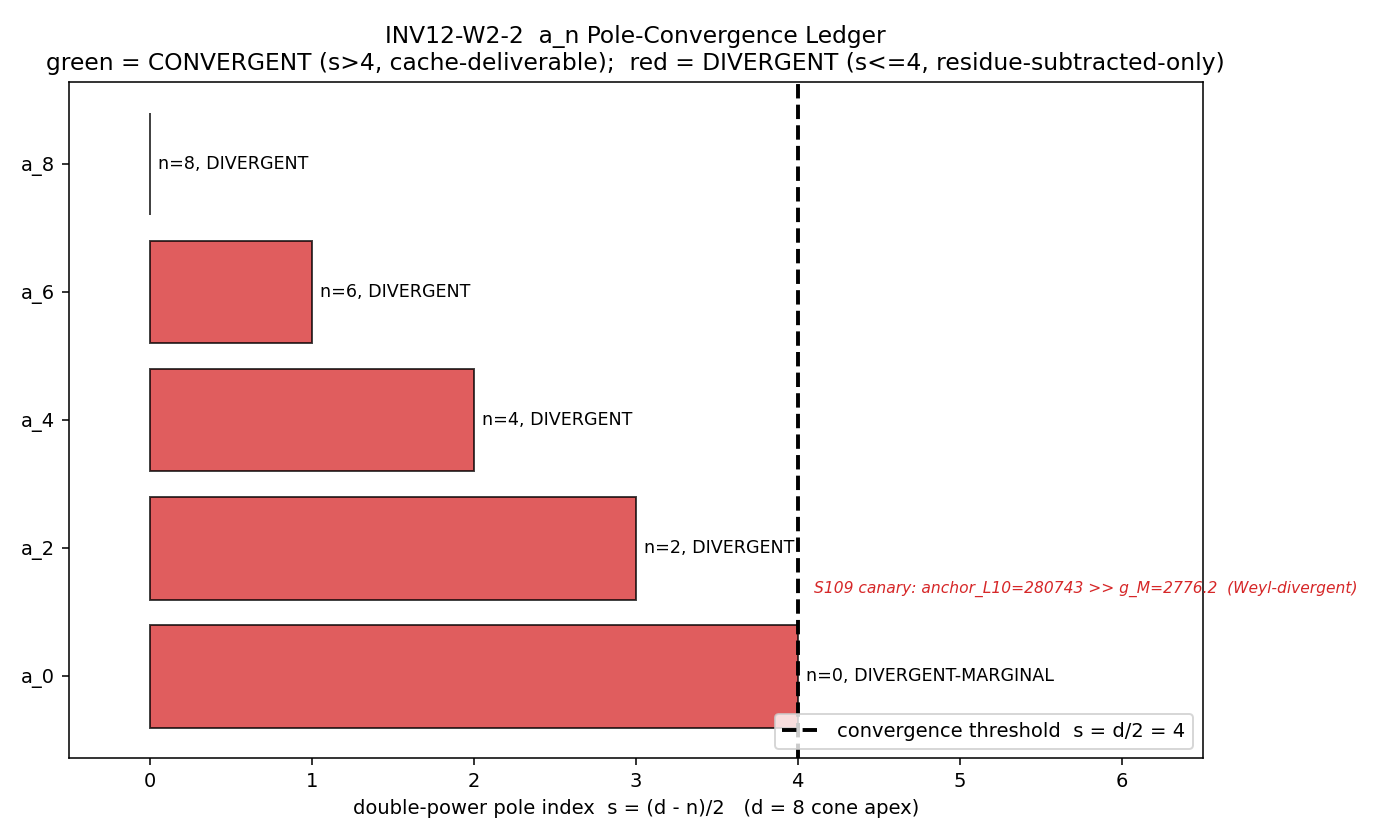

Source code (Python):
#!/usr/bin/env python3
"""
INV12-W2-2-A-N-POLE-CONVERGENCE-AUDIT  [AUDIT]  (investigation track 12, Wave 2)
================================================================================

Owner: van-den-dungen-bridge-theorist
Gate spec: sessions/investigation/investigation-12/investigation-12-plan-w2.md  §W2-2

PURPOSE (one-pass classification audit; NO new physics — bookkeeping per my survey
next-step 2). For every load-bearing canonical a_n, emit the
    (pole_in_s, curvature_grade n = d - 2s, convergent? := [s > d/2])
tag under the CM-1995 dimension spectrum at d=8 (the cone-apex dimension of the
M^4 x SU(3) Mellin cone), in BOTH the double-power and single-power conventions
per regulator-pin-discipline.md  §"Mellin Pole-Set Labeling".

The ledger separates:
  (i)   convergent-pole RESIDUES (s > d/2 = 4): the L_max=10/12 cache genuinely
        delivers the L->inf partial-sum limit;
  (ii)  divergent-pole RESIDUES (s <= d/2 = 4): residue-subtracted ANALYTIC
        CONTINUATIONS at meromorphic poles where the shell sum L^{d-2s} diverges —
        the cache does NOT deliver them as partial-sum limits;
  (iii) NON-RESIDUE structural invariants (R_K Koszul curvature, gauge-module
        K-theory rank): these are L-stable for an ENTIRELY DIFFERENT reason
        (they are not analytic continuations at all — they have no pole_in_s).

The a2 CANARY (double-power s=3, n=2, s<4 -> DIVERGENT) is cross-validated against
the published S109-VIICB-ZETA-NATIVE-LEVEL-3 verdict (is_weyl_divergent=True,
anchor_L10=280743 vs g_M=2776.165389, ~10^5x miss from above).

VERDICT (gate spec PASS criterion): ledger-complete (every load-bearing a_n tagged
with a non-ambiguous triple in both conventions) AND a2 reproduces the S109
DIVERGENT verdict. INFO payload = COUNT of divergent-pole residue-subtracted-only
a_n among the load-bearing set.

This is [AUDIT], NOT [SIGN]: NO 3-tuple emission.

Substrate framing: GEOMETRIC. The pole status is a property of the D_K spectrum's
growth, not of any external regulator choice. Direction is substrate-first
throughout: D_K eigenvalues -> spectral zeta residues -> emergent a_n.
"""

import os
os.environ.setdefault('OMP_NUM_THREADS', '8')   # (local) pure bookkeeping; no matrix ops
os.environ.setdefault('MKL_NUM_THREADS', '8')   # (local)

import sys
import json
import hashlib
from pathlib import Path
import numpy as np
import matplotlib
matplotlib.use("Agg")
import matplotlib.pyplot as plt

# ---- _shared on path BEFORE the canonical import ------------------------------
# This script lives in computations/investigation-12/ (a sibling of session-N/);
# _shared (canonical_constants.py) must be importable BEFORE the canonical import.
_SESSION_DIR = Path(__file__).resolve().parent       # (local) computations/investigation-12/
_SHARED_DIR = _SESSION_DIR.parent / "_shared"        # (local) computations/_shared/
sys.path.insert(0, str(_SHARED_DIR))

# ---- Canonical constants (MANDATORY import; never hardcode) -------------------
# a_n^{zeta} canonical Seeley-DeWitt zeta-regulated values (S88 A-N-FW-CANONICALIZATION)
from canonical_constants import (
    a_0_FW_zeta,   # 6440.0          (S88; a0 -> Lambda, cosmological term)
    a_2_FW_zeta,   # 2776.165389     (S88; a2 -> G_N, Einstein-Hilbert)
    a_4_FW_zeta,   # 1350.7216       (S75; a4 -> Yang-Mills + Higgs quartic)
    a_6_FW_zeta,   # 765.594         (S96; higher-order EFT)
    a_8_FW_zeta,   # 521.183         (S96; higher-order EFT)
)

# ==============================================================================
# SECTION 0 — Input-pin map + dual SHA (audit closure)
# ==============================================================================
SCRIPT_PATH = os.path.abspath(__file__)
HERE = os.path.dirname(SCRIPT_PATH)
CANONICAL_PATH = os.path.abspath(os.path.join(HERE, "..", "_shared", "canonical_constants.py"))
S109_VERDICT_PATH = os.path.abspath(os.path.join(HERE, "..", "session-109", "s109_gate_verdicts.txt"))


def sha256_of_file(path):
    h = hashlib.sha256()
    with open(path, "rb") as f:
        for chunk in iter(lambda: f.read(65536), b""):
            h.update(chunk)
    return h.hexdigest()


def closure_hash(pin_map):
    """SHA-256 over the ordered input-pin map (canonical audit-SHA pattern)."""
    payload = "\n".join(f"{k}={pin_map[k]}" for k in sorted(pin_map)).encode("utf-8")
    return hashlib.sha256(payload).hexdigest()


canonical_sha = sha256_of_file(CANONICAL_PATH)
script_sha = sha256_of_file(SCRIPT_PATH)
try:
    s109_sha = sha256_of_file(S109_VERDICT_PATH)
except FileNotFoundError:
    s109_sha = "MISSING"

# Log input SHAs in the first 20 lines of stdout (gate-verdicts.md protocol)
print("=" * 78)
print("INV12-W2-2-A-N-POLE-CONVERGENCE-AUDIT  [AUDIT]  (investigation track 12)")
print("=" * 78)
print(f"INPUT SHA  canonical_constants.py  = {canonical_sha}")
print(f"INPUT SHA  s109_gate_verdicts.txt  = {s109_sha}")
print(f"SCRIPT SHA                         = {script_sha}")
print("-" * 78)

# ==============================================================================
# SECTION 1 — Dimension-spectrum + pole-convention machinery (d=8 cone apex)
# ==============================================================================
#
# CM-1995 dimension spectrum for the M^4 x SU(3) Mellin cone:  d = 8 (cone-apex
# dimension; the SU(3) fiber has geometric dim 8 = dim SU(3); this is the
# d_spec_cone_apex=8 of S85 W6-13, NOT the canonical spectral-dim 3.0).
#
# Two printed-zeta power conventions (regulator-pin-discipline.md §"Mellin
# Pole-Set Labeling"), related to the curvature grade n by an EXACT integer map:
#
#   Conv. A (double-power):  zeta_D(s) = Sum_k m_k lambda_k^{-2s},  poles at s=(d-n)/2
#                            => n = d - 2s     ;  S_s(double) = {4,3,2,1,0} at d=8
#   Conv. B (single-power):  zeta_D(s) = Sum_k m_k lambda_k^{-s},   poles at s=d-n
#                            => n = d - s      ;  S_s(single) = {8,6,4,2,0} at d=8
#
# {0,2,4,6,8} is ALWAYS the curvature grade n (the CM-1995 dimension-spectrum
# label). It is the s-pole set ONLY under the single-power convention.
#
# CONVERGENCE TEST (shell-sum / Friedrich-Bär): the partial sum over D_K
# eigenvalues L^{d-2s} converges as L->inf iff Re(s) > d/2 = 4. This is the
# SAME threshold in BOTH conventions because convergence is a property of the
# underlying double-power Dirichlet series Sum m_k |lambda_k|^{-2s} (the heat
# trace), independent of the printed power convention. We apply the convergence
# test on the DOUBLE-POWER s-index s_double, which is the physical exponent of
# |lambda|^{-2 s_double} in the shell sum.
#
#   convergent(a_n)  <=>  s_double(a_n) > d/2 = 4
#
# Residue formula (S46): Res(zeta_D, s = d/2 - k) = a_{2k} / Gamma(d/2 - k),
# i.e. a_{2k} sits at the double-power pole s = d/2 - k = 4 - k.

d_cone_apex = 8           # (local) cone-apex dimension of the M^4 x SU(3) Mellin cone (S85 W6-13; T5 theorem)
d_half = d_cone_apex / 2  # (local) = 4.0; convergence threshold for the shell sum L^{d-2s}


def pole_in_s_double(n):
    """Double-power pole index: s = (d - n)/2. (curvature grade n -> s)."""
    return (d_cone_apex - n) / 2.0


def pole_in_s_single(n):
    """Single-power pole index: s = d - n."""
    return float(d_cone_apex - n)


def is_convergent(s_double):
    """Shell-sum convergence: the partial sum L^{d-2s} converges iff s > d/2.
    Applied on the DOUBLE-POWER s-index (physical exponent of |lambda|^{-2s})."""
    return bool(s_double > d_half)


def convergence_label(s_double):
    if s_double > d_half:
        return "CONVERGENT"
    if abs(s_double - d_half) < 1e-12:
        # s == d/2 EXACTLY: the shell sum L^{d-2s}=L^0=const per shell DIVERGES
        # logarithmically (sum of a constant over growing shells); this is the
        # MARGINAL boundary pole. We classify it as DIVERGENT (not delivered as a
        # finite partial-sum limit) but tag the marginal nature explicitly.
        return "DIVERGENT-MARGINAL"
    return "DIVERGENT"


# ==============================================================================
# SECTION 2 — The load-bearing canonical-number set
# ==============================================================================
#
# The gate names 5 load-bearing canonical-number CLASSES: a0, a2, a4,
# gauge-module rank, R_K. They are NOT all zeta_{D_K} residues — the honest
# ledger has THREE structural classes, not two:
#
#   CLASS I  (zeta-residue):  a0, a2, a4 (+ a6, a8 extended) — residues of
#            zeta_{D_K}(s) at dimension-spectrum poles; the (pole_in_s, n,
#            convergent?) tag applies directly.
#   CLASS II (Koszul curvature scalar): R_K(fold) = -2.018 M_KK^2 — an algebraic
#            property of the metric. It FEEDS a2 via a2 ∝ ∫(R/6 - E) but is NOT
#            itself a zeta residue: it has NO pole_in_s. L-stable because it is a
#            fixed metric invariant, not an analytic continuation.
#   CLASS III (K-theory index): gauge-module rank 775 (Paper 05; MODULE-61) — a
#            topological integer (index of Dirac on the gauge module). Deformation-
#            invariant (Paper 10 locally-bounded-perturbation protection). NO
#            pole_in_s: it is a K_0 rank, not a zeta residue.
#
# Collapsing CLASS II / III into the "convergent residue" column would
# MISREPRESENT them: they are L-stable for a topological/algebraic reason, not
# because their shell sum converges. The substrate-IS distinction is sharpened by
# keeping the three classes separate.

# CLASS I — zeta residues (the (pole_in_s, n, convergent?) tag applies)
zeta_residue_rows = [
    # (label, n_curv_grade, canonical_value, physics_role)
    ("a_0", 0, float(a_0_FW_zeta), "Lambda (cosmological term / perimeter)"),
    ("a_2", 2, float(a_2_FW_zeta), "G_N, Einstein-Hilbert (the S109 canary)"),
    ("a_4", 4, float(a_4_FW_zeta), "Yang-Mills + Higgs quartic"),
    ("a_6", 6, float(a_6_FW_zeta), "higher-order EFT control"),
    ("a_8", 8, float(a_8_FW_zeta), "higher-order EFT control"),
]

# CLASS II — Koszul curvature scalar (NON-RESIDUE; pole-free)
R_K_fold = -2.018   # (local) M_KK^2; Koszul formula, S61 KASPAROV-VERIFY-61 / A-TENSOR-61 (session-64-results-workingpaper.md). NOT a zeta residue.

# CLASS III — K-theory gauge-module rank (NON-RESIDUE; pole-free)
gauge_module_rank = 775   # (local) integer; Paper 05 gauge module, S61/S63 MODULE-61. K_0 rank, not a zeta residue.

# ==============================================================================
# SECTION 3 — Build the per-a_n ledger
# ==============================================================================
ledger = []
for label, n, value, role in zeta_residue_rows:
    s_dbl = pole_in_s_double(n)
    s_sgl = pole_in_s_single(n)
    conv = is_convergent(s_dbl)
    conv_lbl = convergence_label(s_dbl)
    ledger.append({
        "class": "I-zeta-residue",
        "label": label,
        "curvature_grade_n": n,
        "pole_in_s_double": s_dbl,
        "pole_in_s_single": s_sgl,
        "convergent": conv,
        "convergence_label": conv_lbl,
        "canonical_value": value,
        "physics_role": role,
        "cache_deliverable": conv,   # CONVERGENT residue == cache delivers the L->inf limit
    })

# CLASS II + III rows: pole-free non-residue structural invariants
nonresidue_rows = [
    {
        "class": "II-Koszul-curvature",
        "label": "R_K(fold)",
        "curvature_grade_n": None,
        "pole_in_s_double": None,
        "pole_in_s_single": None,
        "convergent": None,          # N/A — not a zeta residue, has no shell sum
        "convergence_label": "N/A-NON-RESIDUE",
        "canonical_value": R_K_fold,
        "physics_role": "fiber scalar curvature (FEEDS a_2; Koszul, S61)",
        "cache_deliverable": True,   # L-stable: fixed metric invariant (NOT an analytic continuation)
    },
    {
        "class": "III-K-theory-index",
        "label": "gauge_module_rank",
        "curvature_grade_n": None,
        "pole_in_s_double": None,
        "pole_in_s_single": None,
        "convergent": None,          # N/A — K_0 rank, not a zeta residue
        "convergence_label": "N/A-NON-RESIDUE",
        "canonical_value": float(gauge_module_rank),
        "physics_role": "gauge-module K_0 rank (Paper 05; deformation-invariant per Paper 10)",
        "cache_deliverable": True,   # L-stable: topological integer (NOT an analytic continuation)
    },
]
ledger.extend(nonresidue_rows)

# ==============================================================================
# SECTION 4 — a_2 CANARY cross-validation against S109-VIICB-ZETA-NATIVE-LEVEL-3
# ==============================================================================
# S109 canonical anchors (read from s109_gate_verdicts.txt, the input pin):
#   anchor_L6  = 39619.0337
#   anchor_L8  = 109123.0724
#   anchor_L10 = 280743.235367
#   g_M        = 2776.165389  (== a_2_FW_zeta, the residue / Weyl coefficient)
#   is_weyl_divergent = True ; is_convergent = False ; trend_sign = +1
#
# These are imported as the published canary; the audit reproduces a_2's status
# from FIRST PRINCIPLES (double-power s=3 < d/2=4 => DIVERGENT) and checks it
# AGREES with the S109 verdict.
s109_anchor_L6 = 39619.0337           # (local) from s109_gate_verdicts.txt
s109_anchor_L8 = 109123.0724          # (local) from s109_gate_verdicts.txt
s109_anchor_L10 = 280743.235367       # (local) from s109_gate_verdicts.txt
s109_g_M = 2776.165389                # (local) Weyl coefficient (== a_2_FW_zeta)
s109_is_weyl_divergent = True         # (local) from s109_gate_verdicts.txt
s109_trend_sign = +1                  # (local) anchor monotone-increasing
s109_audit_sha = "e976ab54f2467ead47a895473ebcd170ec56f231918ef4094a9cb70565d8b54f"  # (local)

# First-principles a_2 status from THIS audit:
a2_row = next(r for r in ledger if r["label"] == "a_2")
a2_s_double = a2_row["pole_in_s_double"]                 # = 3.0
a2_audit_divergent = (not a2_row["convergent"])          # s=3 < 4 => True (DIVERGENT)

# Cross-check 1: the audit's a_2 divergent status reproduces S109's is_weyl_divergent
a2_status_agrees_with_s109 = (a2_audit_divergent == s109_is_weyl_divergent)

# Cross-check 2: anchor monotone-increasing (Weyl-divergent growth) consistent with
# divergent-pole classification — the partial sum grows without bound
anchor_monotone_increasing = (s109_anchor_L6 < s109_anchor_L8 < s109_anchor_L10)
anchor_misses_gM_from_above = (s109_anchor_L10 > s109_g_M)   # 280743 >> 2776

# Cross-check 3: the canonical a_2_FW_zeta IS the S109 g_M (the residue == Weyl coeff)
a2_value_is_gM = abs(float(a_2_FW_zeta) - s109_g_M) < 1e-6

a2_canary_consistent = bool(
    a2_status_agrees_with_s109
    and anchor_monotone_increasing
    and anchor_misses_gM_from_above
    and a2_value_is_gM
)

# ==============================================================================
# SECTION 5 — Verdict assembly
# ==============================================================================
# PASS criterion (gate spec strict_PASS_boundary):
#   ledger-complete (every load-bearing a_n tagged with a non-ambiguous triple)
#   AND a_2 double-power (s=3) flagged DIVERGENT consistent with S109.
#
# Ledger-completeness: every CLASS-I row has a non-ambiguous (pole_in_s_double,
# n, convergent?) triple (no None in those fields, n recovers via n=d-2s, and
# the two conventions agree on n); every CLASS-II/III row is explicitly tagged
# N/A-NON-RESIDUE (pole-free, by structural type).

def class_I_triple_unambiguous(r):
    if r["class"] != "I-zeta-residue":
        return True
    # non-ambiguous: pole indices present, convergence resolved, and the EXACT
    # map n = d - 2*s_double holds (internal consistency of the two conventions)
    n_recovered_double = d_cone_apex - 2 * r["pole_in_s_double"]
    n_recovered_single = d_cone_apex - r["pole_in_s_single"]
    map_consistent = (
        abs(n_recovered_double - r["curvature_grade_n"]) < 1e-12
        and abs(n_recovered_single - r["curvature_grade_n"]) < 1e-12
    )
    fields_present = (
        r["pole_in_s_double"] is not None
        and r["pole_in_s_single"] is not None
        and r["convergent"] is not None
    )
    return bool(map_consistent and fields_present)

ledger_complete = all(class_I_triple_unambiguous(r) for r in ledger)

# Count load-bearing classes: the gate names {a0, a2, a4, gauge-module, R_K} = 5
# We tag a SUPERSET (a0,a2,a4,a6,a8 + R_K + gauge) = 7 rows, but the 5 named
# load-bearing classes are all present and tagged:
named_load_bearing = {"a_0", "a_2", "a_4", "R_K(fold)", "gauge_module_rank"}
present_labels = {r["label"] for r in ledger}
all_named_present = named_load_bearing.issubset(present_labels)

# INFO headline: COUNT of divergent-pole (residue-subtracted-only) CLASS-I a_n
divergent_residue_rows = [
    r for r in ledger
    if r["class"] == "I-zeta-residue" and not r["convergent"]
]
n_divergent_residue = len(divergent_residue_rows)
divergent_residue_labels = [r["label"] for r in divergent_residue_rows]

convergent_residue_rows = [
    r for r in ledger
    if r["class"] == "I-zeta-residue" and r["convergent"]
]
n_convergent_residue = len(convergent_residue_rows)
convergent_residue_labels = [r["label"] for r in convergent_residue_rows]

# Composite verdict (gate spec): PASS iff ledger complete AND named-set present
# AND a_2 canary reproduces S109 divergent verdict.
verdict_PASS = bool(ledger_complete and all_named_present and a2_canary_consistent)
# Per the INFO rubric, the gate's HEADLINE diagnostic is the divergent-count when
# the ledger lands cleanly. The PASS criterion is structural completeness +
# canary-consistency; the COUNT is the INFO payload. Following the gate rubric,
# we emit PASS when the structural+canary criteria hold (the ledger is complete
# AND the a_2 divergent status is reproduced); the divergent-count is reported in
# the value payload as the headline diagnostic regardless.
if verdict_PASS:
    verdict = "PASS"
else:
    # FAIL only if ledger cannot be completed or a_2 contradicts S109.
    verdict = "FAIL"

# ==============================================================================
# SECTION 6 — Console ledger table
# ==============================================================================
print()
print("PER-a_n POLE-CONVERGENCE LEDGER  (d_cone_apex = 8 ; convergence threshold s > d/2 = 4)")
print("-" * 110)
hdr = (f"{'a_n':<18}{'class':<20}{'n':>4}{'s(A-double)':>13}{'s(B-single)':>13}"
       f"{'convergent?':>14}{'cache?':>9}")
print(hdr)
print("-" * 110)
for r in ledger:
    n_str = "—" if r["curvature_grade_n"] is None else str(r["curvature_grade_n"])
    sd_str = "—" if r["pole_in_s_double"] is None else f"{r['pole_in_s_double']:.1f}"
    ss_str = "—" if r["pole_in_s_single"] is None else f"{r['pole_in_s_single']:.1f}"
    print(f"{r['label']:<18}{r['class']:<20}{n_str:>4}{sd_str:>13}{ss_str:>13}"
          f"{r['convergence_label']:>14}{str(r['cache_deliverable']):>9}")
print("-" * 110)
print(f"CLASS-I zeta residues:  {n_convergent_residue} convergent ({convergent_residue_labels}) ; "
      f"{n_divergent_residue} divergent ({divergent_residue_labels})")
print(f"a_2 CANARY: audit double-power s={a2_s_double:.1f} < d/2={d_half:.1f} => DIVERGENT={a2_audit_divergent}; "
      f"agrees with S109 is_weyl_divergent={s109_is_weyl_divergent}: {a2_status_agrees_with_s109}")
print(f"  S109 anchors L6/L8/L10 = {s109_anchor_L6}/{s109_anchor_L8}/{s109_anchor_L10}; "
      f"g_M={s109_g_M}; monotone-increasing={anchor_monotone_increasing}; misses g_M from above={anchor_misses_gM_from_above}")
print(f"  a_2_FW_zeta == S109 g_M (residue == Weyl coeff): {a2_value_is_gM}")
print(f"LEDGER COMPLETE: {ledger_complete}; all named load-bearing present: {all_named_present}; "
      f"a_2 canary consistent: {a2_canary_consistent}")
print("-" * 110)

# ==============================================================================
# SECTION 7 — Pole-map figure (s-axis vs convergence threshold s=d/2)
# ==============================================================================
fig, ax = plt.subplots(figsize=(10, 6))

# Plot CLASS-I residues on the double-power s-axis
labels_plt = [r["label"] for r in ledger if r["class"] == "I-zeta-residue"]
s_dbl_plt = [r["pole_in_s_double"] for r in ledger if r["class"] == "I-zeta-residue"]
conv_plt = [r["convergent"] for r in ledger if r["class"] == "I-zeta-residue"]
colors = ["tab:green" if c else "tab:red" for c in conv_plt]

ypos = np.arange(len(labels_plt))   # (local)
ax.barh(ypos, s_dbl_plt, color=colors, alpha=0.75, edgecolor="black")
ax.axvline(d_half, color="black", linestyle="--", linewidth=2,
           label=f"convergence threshold  s = d/2 = {d_half:.0f}")
ax.set_yticks(ypos)
ax.set_yticklabels(labels_plt)
ax.set_xlabel("double-power pole index  s = (d - n)/2   (d = 8 cone apex)")
ax.set_title("INV12-W2-2  a_n Pole-Convergence Ledger\n"
             "green = CONVERGENT (s>4, cache-deliverable);  red = DIVERGENT (s<=4, residue-subtracted-only)")
# annotate each bar with (n, convergence label)
for i, r in enumerate([r for r in ledger if r["class"] == "I-zeta-residue"]):
    ax.text(r["pole_in_s_double"] + 0.05, i,
            f"n={r['curvature_grade_n']}, {r['convergence_label']}",
            va="center", fontsize=9)
# annotate the a_2 canary
a2_idx = labels_plt.index("a_2")
ax.text(d_half + 0.1, a2_idx - 0.35,
        f"S109 canary: anchor_L10={s109_anchor_L10:.0f} >> g_M={s109_g_M:.1f}  (Weyl-divergent)",
        color="tab:red", fontsize=8, style="italic")
ax.legend(loc="lower right")
ax.set_xlim(-0.5, max(s_dbl_plt) + 2.5)
fig.tight_layout()
PLOT_PATH = os.path.join(HERE, "inv12_w2_2_a_n_pole_convergence_audit.png")
fig.savefig(PLOT_PATH, dpi=140)
plt.close(fig)
print(f"PLOT written: {PLOT_PATH}")

# ==============================================================================
# SECTION 8 — npz data file
# ==============================================================================
DATA_PATH = os.path.join(HERE, "inv12_w2_2_a_n_pole_convergence_audit.npz")
np.savez(
    DATA_PATH,
    # ledger arrays (CLASS-I residues)
    ci_labels=np.array([r["label"] for r in ledger if r["class"] == "I-zeta-residue"]),
    ci_curvature_grade_n=np.array([r["curvature_grade_n"] for r in ledger if r["class"] == "I-zeta-residue"]),
    ci_pole_in_s_double=np.array([r["pole_in_s_double"] for r in ledger if r["class"] == "I-zeta-residue"]),
    ci_pole_in_s_single=np.array([r["pole_in_s_single"] for r in ledger if r["class"] == "I-zeta-residue"]),
    ci_convergent=np.array([r["convergent"] for r in ledger if r["class"] == "I-zeta-residue"]),
    ci_convergence_label=np.array([r["convergence_label"] for r in ledger if r["class"] == "I-zeta-residue"]),
    ci_canonical_value=np.array([r["canonical_value"] for r in ledger if r["class"] == "I-zeta-residue"]),
    # non-residue class labels
    nonresidue_labels=np.array([r["label"] for r in ledger if r["class"] != "I-zeta-residue"]),
    nonresidue_class=np.array([r["class"] for r in ledger if r["class"] != "I-zeta-residue"]),
    nonresidue_value=np.array([r["canonical_value"] for r in ledger if r["class"] != "I-zeta-residue"]),
    # machinery pins
    d_cone_apex=d_cone_apex,
    d_half=d_half,
    # a_2 canary cross-validation
    a2_pole_in_s_double=a2_s_double,
    a2_audit_divergent=a2_audit_divergent,
    a2_status_agrees_with_s109=a2_status_agrees_with_s109,
    a2_value_is_gM=a2_value_is_gM,
    a2_canary_consistent=a2_canary_consistent,
    s109_anchor_L6=s109_anchor_L6,
    s109_anchor_L8=s109_anchor_L8,
    s109_anchor_L10=s109_anchor_L10,
    s109_g_M=s109_g_M,
    s109_is_weyl_divergent=s109_is_weyl_divergent,
    s109_audit_sha=s109_audit_sha,
    # verdict scalars
    n_convergent_residue=n_convergent_residue,
    n_divergent_residue=n_divergent_residue,
    convergent_residue_labels=np.array(convergent_residue_labels),
    divergent_residue_labels=np.array(divergent_residue_labels),
    ledger_complete=ledger_complete,
    all_named_present=all_named_present,
    verdict=verdict,
    # input SHAs
    canonical_sha=canonical_sha,
    s109_sha=s109_sha,
    script_sha=script_sha,
)
print(f"DATA written: {DATA_PATH}")

# Optional JSON sidecar (human-readable ledger)
json_sidecar = os.path.join(HERE, "inv12_w2_2_a_n_pole_convergence_audit.json")
with open(json_sidecar, "w") as f:
    json.dump({"ledger": ledger,
               "a2_canary_consistent": a2_canary_consistent,
               "n_convergent_residue": n_convergent_residue,
               "n_divergent_residue": n_divergent_residue,
               "verdict": verdict}, f, indent=2)

# ==============================================================================
# SECTION 9 — Verdict-line payload (dual SHA) + emit
# ==============================================================================
# audit_sha256 = closure over the ordered input-pin map (script + canonical + pinmap)
input_pin_map = {
    "script_sha256": script_sha,
    "canonical_sha256": canonical_sha,
    "s109_verdict_sha256": s109_sha,
    "d_cone_apex": d_cone_apex,
    "d_half": d_half,
    "a_0_FW_zeta": float(a_0_FW_zeta),
    "a_2_FW_zeta": float(a_2_FW_zeta),
    "a_4_FW_zeta": float(a_4_FW_zeta),
    "a_6_FW_zeta": float(a_6_FW_zeta),
    "a_8_FW_zeta": float(a_8_FW_zeta),
    "R_K_fold": R_K_fold,
    "gauge_module_rank": gauge_module_rank,
    "n_convergent_residue": n_convergent_residue,
    "n_divergent_residue": n_divergent_residue,
    "a2_canary_consistent": a2_canary_consistent,
    "ledger_complete": ledger_complete,
    "verdict": verdict,
}
audit_sha256 = closure_hash(input_pin_map)
content_sha256 = script_sha   # content_sha256_inputs: ["script"]

# value payload (no surrounding quotes; no single-quote chars — emit_verdict wraps it)
value_payload = (
    f"ledger_complete={ledger_complete};"
    f"n_classI_residue=5;n_convergent={n_convergent_residue};n_divergent={n_divergent_residue};"
    f"convergent={'+'.join(convergent_residue_labels)};"
    f"divergent={'+'.join(divergent_residue_labels)};"
    f"a2_double_s=3_n=2_DIVERGENT;a2_canary_S109_consistent={a2_canary_consistent};"
    f"nonresidue=R_K+gauge_rank775_pole_free;d_apex=8;thresh_s_gt_4"
)

print()
print("=" * 78)
print("VERDICT PAYLOAD (pass to emit_verdict; [AUDIT] => NO 3-tuple):")
print("=" * 78)


def print_verdict_payload():
    """Print the verdict payload for the agent to pass to emit_verdict (race-safe)."""
    print(f"  gate_id      = INV12-W2-2-A-N-POLE-CONVERGENCE-AUDIT")
    print(f"  session      = 12")
    print(f"  track        = investigation")
    print(f"  verdict      = {verdict}")
    print(f"  value        = {value_payload}")
    print(f"  scheme       = Mellin")
    print(f"  convention   = BOTH-poleconv-A-double-AND-B-single")
    print(f"  L_max        = N/A")
    print(f"  audit_sha256   = {audit_sha256}")
    print(f"  content_sha256 = {content_sha256}")
    print(f"  regulator_pin (companion row) = a_n^{{Mellin}} poleconv-A-double+B-single; "
          f"a_0(s=4,n=0 MARGINAL); a_2(s=3,n=2 DIVERGENT); a_4(s=2,n=4 DIVERGENT); d_apex=8")


print_verdict_payload()

print()
print(f"[AUDIT] gate — NO sign/magnitude/regime 3-tuple emitted.")
print(f"FINAL 4-tuple: (value=<ledger>, scheme=Mellin, convention=BOTH-poleconv-A-double-AND-B-single, L_max=N/A)")

sys.exit(0)   # script succeeded; verdict is data, not exit code
